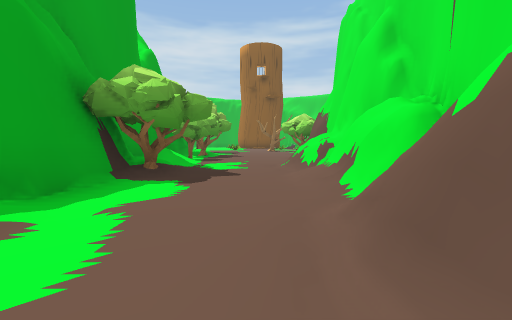
view 1 (above)

13 first-person views from a walk through a Unity game level. The camera is 1.3 m above the floor, tilts 4° down and sees 90° across. The floor is counted in squares, 2.57 m on a side. Each view is taken from the middle of a square. On the plan, view 1 faces up. The plan holds only what a view shows up to about 9 squares ahead; the rest is blank. The place goes on beyond the plan. The player is left out. Some animated figures are not drawn. Some surface patterns are stand-ins.

view 2
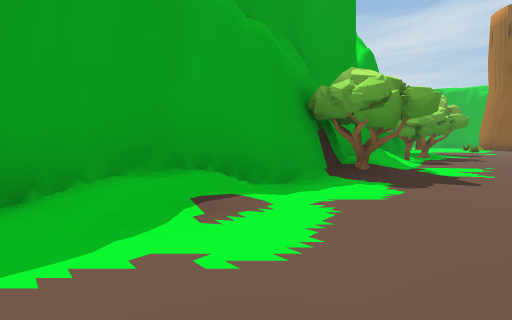

view 3
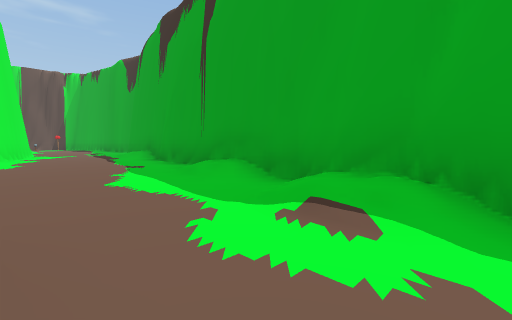

view 4
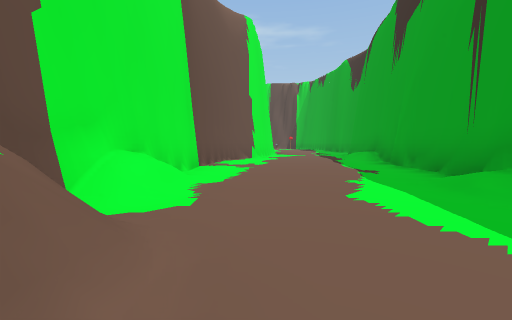

view 5
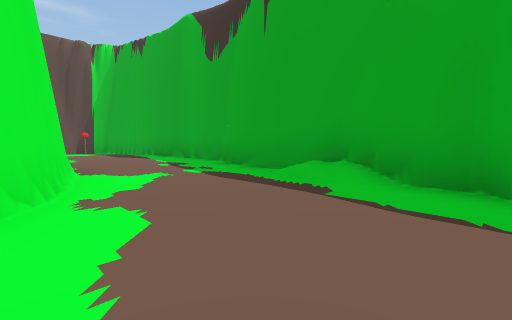

view 6
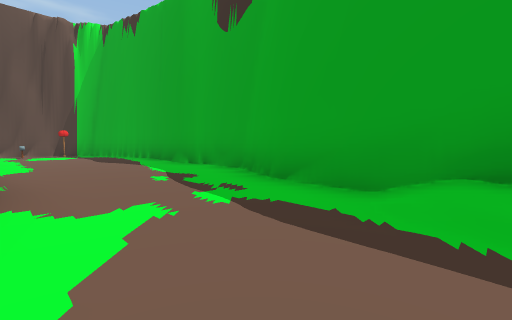

view 7
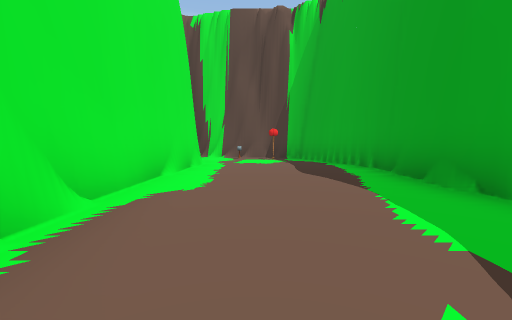

view 8
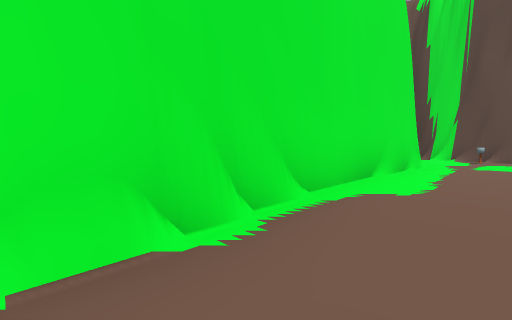

view 9
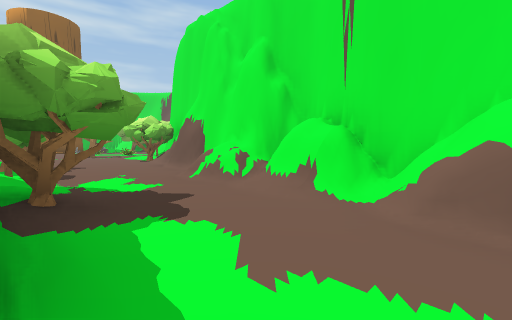

view 10
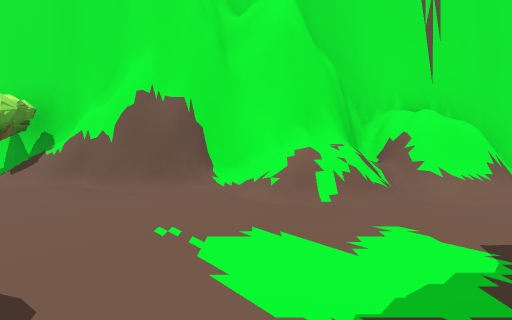

view 11
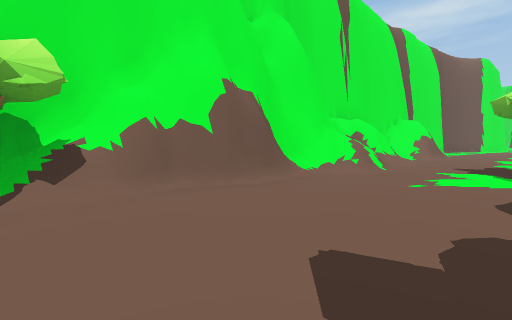

view 12
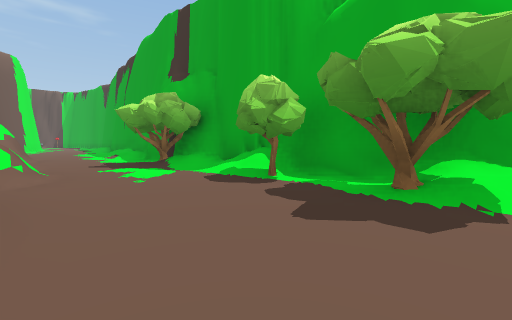

view 13
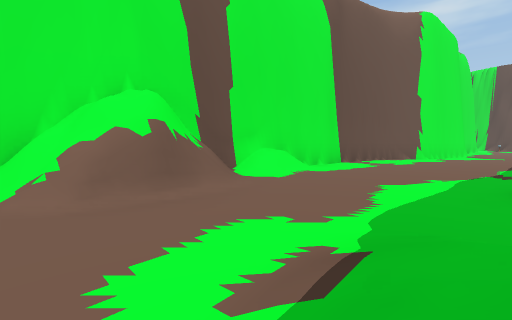

### Floor plan
Key: @ floor where view 1 was taken; # wall or solid block; . floor; / step, stairs or slope; = window, fence, low wall or low ledge; O other object.
Columns run from 5 left of view 1 to 3 right of it. Each row starts with its distance up from view 1.
 10   #O...O#
  9   #O...##
  8   #O...##
  7   #O...#
  6   #/..=#
  5   #O..=#
  4   #O../#
  3   ##../#
  2   #/../#
  1   #/..##
  0   #/.@##
 -1   #/../#
 -2   #/../#
 -3  ##....#
 -4  #/....#
 -5  #/....#
 -6  #/...##
 -7  #/...#
 -8  #...##
 -9  #...#
-10 ##...#
-11 #....#
-12 #....#
-13 #....#
-14 #....#
-15 #....#
-16 ##...#
-17  #...
-18  #.OO
-19  #####

Positions as (right, up) in squares from view 1, and headings:
1: (0, 0), facing up
2: (0, 0), facing up-left
3: (0, 2), facing down-left
4: (0, 1), facing down
5: (0, -5), facing down-left
6: (-1, -7), facing down-left
7: (-2, -10), facing down
8: (-2, -10), facing down-right
9: (-2, 1), facing up-right
10: (-2, 6), facing right
11: (-1, 10), facing down-right
12: (1, 10), facing down-left
13: (-2, 2), facing down-right
